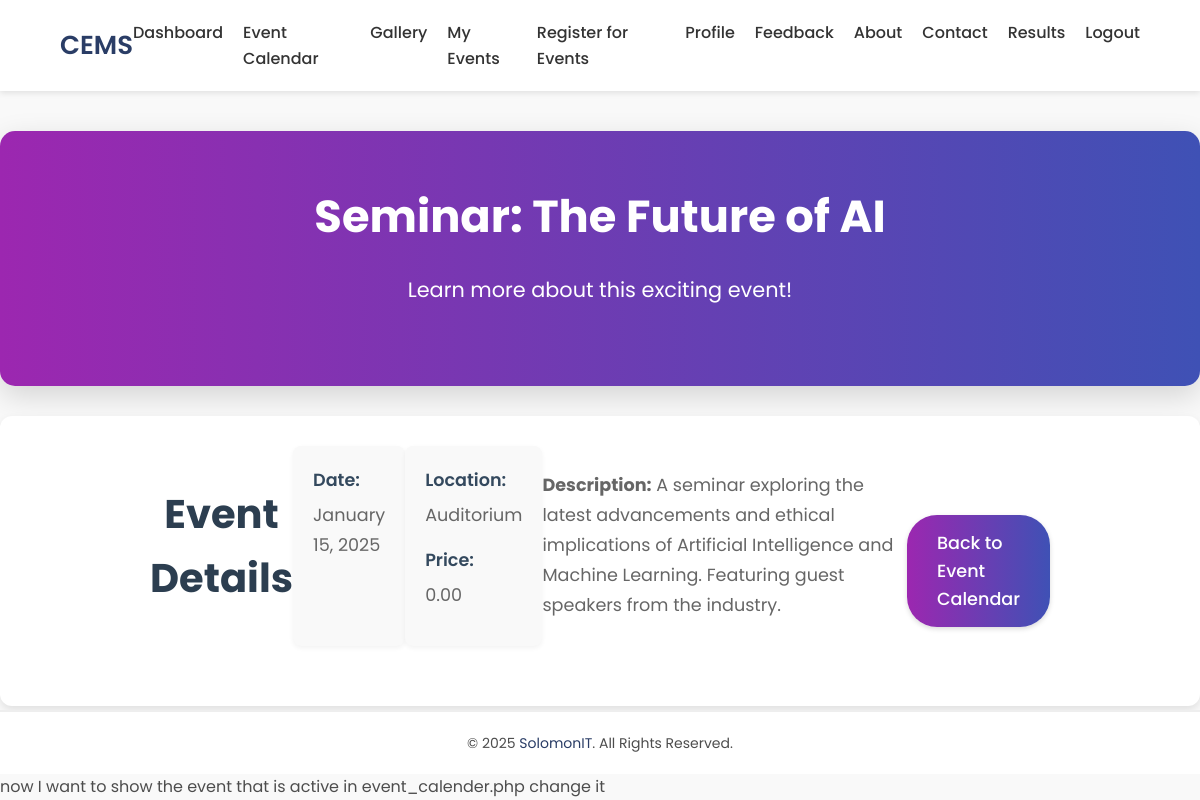
Page /event_details.php?event_id=59 (signed in) on the committed database.
### tables this page shows
CREATE TABLE `event_master` (
  `event_id` int NOT NULL AUTO_INCREMENT,
  `event_name` text,
  `event_description` text,
  `event_date` text,
  `event_location` text,
  `event_time` text,
  `f_prize` text NOT NULL,
  `s_prize` text NOT NULL,
  `event_price` decimal(10,2) NOT NULL DEFAULT '0.00',
  `max_par` int DEFAULT '0',
  `is_active` tinyint(1) DEFAULT '1',
  PRIMARY KEY (`event_id`)
);

### event_details.php (the view, shortened to what this page needs)
<?php
include "config.php";
if (isset($_GET['event_id']) && is_numeric($_GET['event_id'])) {
    $event_id = intval($_GET['event_id']);
} else {
    echo "Invalid event ID.";
    exit();
}
$sql = "SELECT * FROM event_master WHERE event_id = ?";
$stmt = mysqli_prepare($conn, $sql);
mysqli_stmt_bind_param($stmt, "i", $event_id);
mysqli_stmt_execute($stmt);
$result = mysqli_stmt_get_result($stmt);
$event = mysqli_fetch_assoc($result);
?>
<!DOCTYPE html>
<html lang="en">
<head>
</head>
<body>
    <?php include "navbar.php"; ?>
    <main>
        <section class="hero">
            <div class="hero-content">
                <h1 class="hero-title"><?php echo htmlspecialchars($event['event_name']); ?></h1>
                <p class="hero-text">Learn more about this exciting event!</p>
            </div>
        </section>
        <section class="event-details">
            <div class="container">
                <h2>Event Details</h2>
                <div class="details-grid">
                    <div>
                        <p><strong>Date:</strong> <?php echo date('F j, Y', strtotime($event['event_date'])); ?></p><br>
                    </div>
                    <div>
                        <p><strong>Location:</strong> <?php echo htmlspecialchars($event['event_location']); ?></p>
                        <p><strong>Price:</strong> <?php echo htmlspecialchars($event['event_price']); ?></p>
                    </div>
                </div>
                <div class="description-section">
                <p><strong>Description:</strong> <?php echo htmlspecialchars($event['event_description']); ?></p>
                </div>
                <div style="margin-top: 20px;">
                    <a href="event_calendar.php" class="back-button">Back to Event Calendar</a>
                </div>
            </div>
        </section>
    </main>
    <footer>
        <p>© 2025 <a href="https://www.solomonit.com" target="_blank">SolomonIT</a>. All Rights Reserved.</p>
    </footer>
</body>
</html>

### event_details.php (style rules this page uses)
* { margin: 0; padding: 0; box-sizing: border-box; font-family: 'Poppins', sans-serif; }
body { background-color: #f9f9f9; color: #4d4d4d; font-size: 16px; line-height: 1.6; min-height: 100vh; display: flex; flex-direction: column; }
.container { width: 90%; max-width: 1200px; margin: 0 auto; display: flex; justify-content: space-between; align-items: center; }
.hero { flex: 1; display: flex; align-items: center; justify-content: center; text-align: center; padding: 50px 20px; background: linear-gradient(to right, #9c27b0, #3f51b5); color: white; border-radius: 15px; margin-top: 40px; box-shadow: 0 10px 30px rgba(0, 0, 0, 0.15); }
.hero-content { max-width: 800px; }
.hero-title { font-size: 2.8rem; font-weight: 700; margin-bottom: 20px; }
.hero-text { font-size: 1.3rem; font-weight: 400; margin-bottom: 30px; }
.event-details { background: #fff; border-radius: 12px; box-shadow: 0 4px 8px rgba(0, 0, 0, 0.1); padding: 30px; margin-top: 30px; font-family: 'Poppins', sans-serif; }
.event-details .container { max-width: 900px; margin: 0 auto; }
.event-details h2 { font-size: 2.5rem; font-weight: 700; color: #2c3e50; margin-bottom: 30px; text-align: center; }
.details-grid { display: flex; justify-content: space-between; margin-bottom: 30px; }
.details-grid > div { flex: 1; padding: 20px; border-radius: 8px; background: #f9f9f9; box-shadow: 0 2px 5px rgba(0, 0, 0, 0.05); }
.details-grid p { font-size: 1.1rem; color: #666; line-height: 1.7; margin-bottom: 15px; }
.details-grid strong { font-weight: 600; color: #34495e; display: block; margin-bottom: 5px; }
.description-section { margin-bottom: 30px; }
.description-section p { font-size: 1.1rem; color: #666; line-height: 1.7; }
.back-button { display: inline-block; padding: 14px 30px; font-size: 1.1rem; font-weight: 500; background: linear-gradient(to right, #9c27b0, #3f51b5); color: #fff; text-decoration: none; border-radius: 30px; transition: background-color 0.3s ease, transform 0.2s ease; box-shadow: 0 2px 5px rgba(0, 0, 0, 0.15); }
footer { background-color: #fff; padding: 20px; text-align: center; font-size: 14px; margin-top: auto; border-top: 2px solid #eee; }
footer p { margin: 0; }
footer a { color: #2a3d66; text-decoration: none; transition: color 0.3s ease; }

### navbar.php (style rules this page uses)
* { margin: 0; padding: 0; box-sizing: border-box; font-family: 'Poppins', sans-serif; }
.container { width: 90%; max-width: 1200px; margin: 0 auto; display: flex; justify-content: space-between; align-items: center; }

### rows in the picture
event_master: event_name "Seminar: The Future of AI", event_date "January 15, 2025", event_location "Auditorium", event_price "0.00", event_description "A seminar exploring the latest advancements and ethical implications of Artificial Intelligence and Machine Learning. Featuring guest speakers from the industry."
